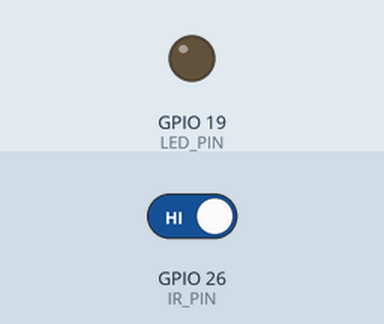
Simulated run of this program. Board: Raspberry Pi (BCM pin numbers). Parts: output pins drawn as LEDs (lit = HIGH). The test bench sets the inputs (shaded band); at power-on: GPIO 26 (IR_PIN) HIGH. What the program prints to the terminal is not drawn.

Above: at 1.2 s.
1.3 s: GPIO 26 (IR_PIN) driven LOW
At 1.9 s:
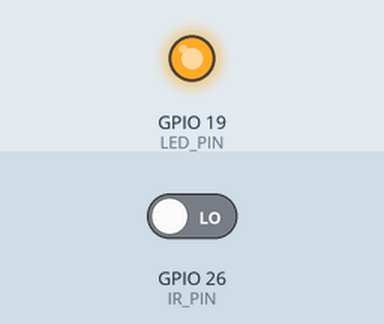
Timing chart, 0 to 4.3 s (numbered marks = the images above; inputs shaded):
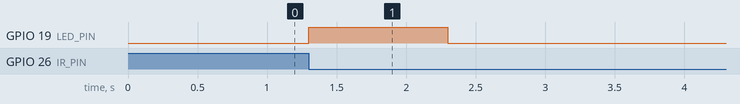

Measured:
- after the input at 1.3 s, GPIO 19 (LED_PIN): LOW → HIGH at once, → LOW 1.0 s later

The program:

inter.py
```python
import RPi.GPIO as GPIO
import time

# 配置GPIO
GPIO.setmode(GPIO.BCM)
IR_PIN = 26        # 红外遥控信号检测引脚
LED_PIN = 19         # LED 灯引脚（您可以选择其他引脚）
running = False
# 设置引脚
GPIO.setup(IR_PIN, GPIO.IN, pull_up_down=GPIO.PUD_UP)  # 红外引脚为输入
GPIO.setup(LED_PIN, GPIO.OUT)                          # LED 引脚为输出

def callback(channel):
    global running
    running = True # 检测到低电平，即有信号
    print("检测到按钮信号")


# 添加边沿检测，检测到信号变化时调用回调函数
GPIO.add_event_detect(IR_PIN, GPIO.BOTH, callback,bouncetime=300)

try:
    # print("等待检测红外遥控信号...")
    while True:
        # ir_status = GPIO.input(IR_PIN)  # 读取 GPIO 状态
        # if ir_status == GPIO.HIGH:
        #     print("GPIO 引脚状态: 高电平")
        # else:
        #     print("GPIO 引脚状态: 低电平")
        if running:
            # print("检测到红外遥控信号")
            print(GPIO.input(IR_PIN))
            GPIO.output(LED_PIN, GPIO.HIGH)  # 点亮 LED
            time.sleep(1)                    # LED 保持亮起 1 秒
            GPIO.output(LED_PIN, GPIO.LOW)   # 熄灭 LED
            time.sleep(0.5)  # 打印状态的间隔时间
            running = False
except KeyboardInterrupt:
    GPIO.cleanup()  # 清理 GPIO 设置
finally:
    GPIO.cleanup()  # 确保在退出时清理 GPIO 设置
```
